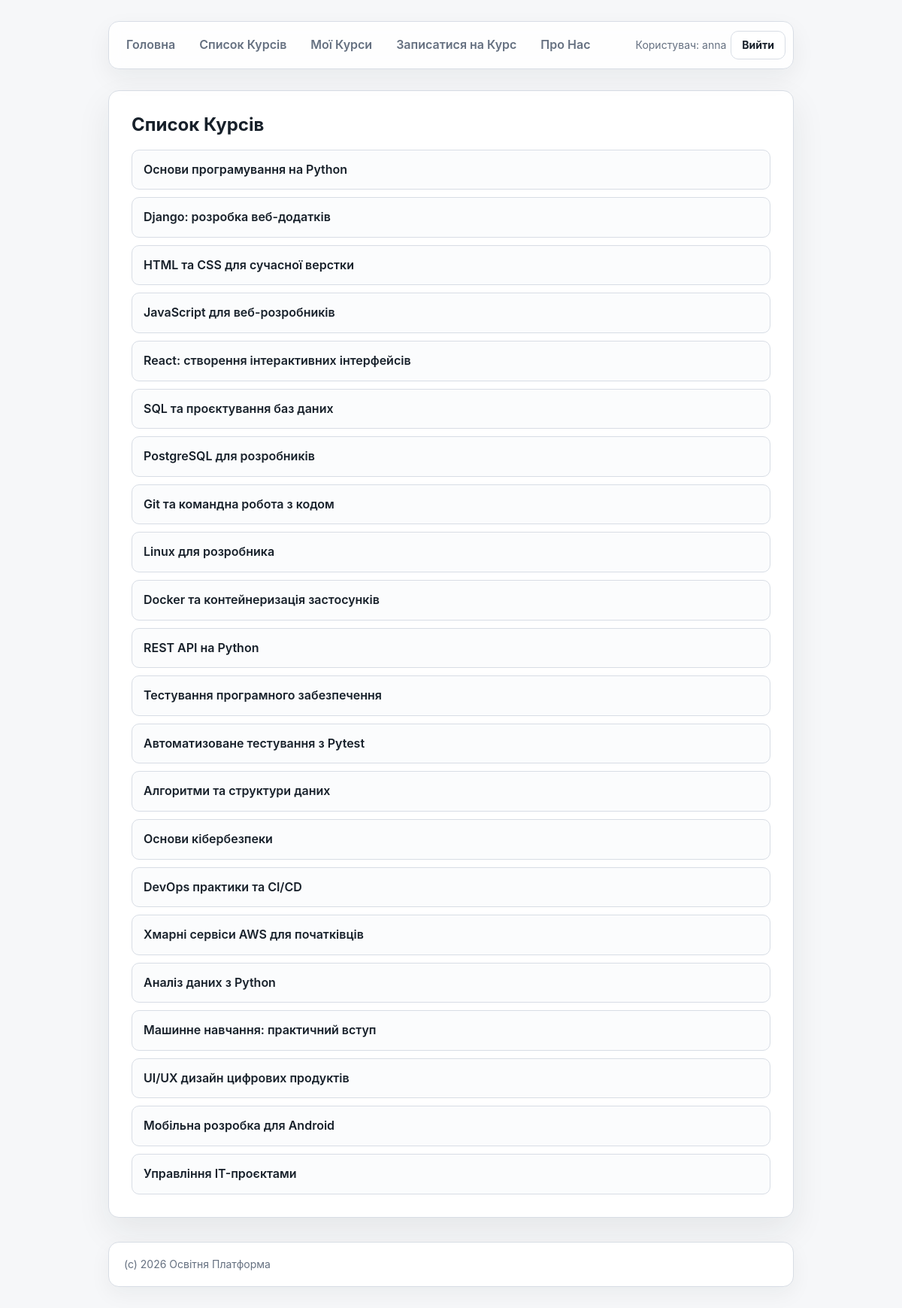
The page /courses/list/ (signed in) on the database its author committed.
### courses/models/course.py (models this page shows, shortened)
class Course(models.Model):
    LEVELS = [
        ('beginner', 'Beginner'),
        ('intermediate', 'Intermediate'),
        ('advanced', 'Advanced'),
    ]
    name = models.CharField(max_length=200)
    description = models.TextField()
    author = models.CharField(max_length=200, null=True, blank=True)
    level = models.CharField(max_length=32, choices=LEVELS, default='beginner')
    price = models.DecimalField(decimal_places=2, max_digits=6, default=5000.0)
    is_test = models.BooleanField(default=False)
    created_at = models.DateTimeField(auto_now_add=True)
    updated_at = models.DateTimeField(auto_now=True)

### courses/views.py (the view)
# urls.py: path('courses/list/', CoursesListView.as_view(), name='courses_list'),
class CoursesListView(ListView):
    template_name = 'courses/courses_list.html'
    model = Course
    context_object_name = 'courses_list'

### courses/templates/courses/courses_list.html (shortened to what this page needs)
{% extends 'courses/base.html' %}
{% block main %}
<main>
    <strong>Список Курсів</strong>
    <ul>
    {% for course in courses_list %}
        <li><a href="{% url 'course_details' course.id %}">{{ course.name }}</a></li>
    {% empty %}
        Немає курсів
    {% endfor %}
    </ul>
</main>
{% endblock %}

### courses/templates/courses/includes/navbar.html (shortened to what this page needs)
<nav>
    <div class="nav-links">
        <a href="{% url 'home' %}">Головна</a>
        <a href="{% url 'courses_list' %}">Список Курсів</a>
        {% if request.user.is_authenticated %}
            <a href="{% url 'my_courses' %}">Мої Курси</a>
            <a href="{% url 'enroll_course' %}">Записатися на Курс</a>
        {% endif %}
        <a href="{% url 'about' %}">Про Нас</a>
    </div>
    <div class="nav-auth">
        {% if request.user.is_authenticated %}
            <span>Користувач: {{ request.user.username }}</span>
            <form method="post" action="{% url 'logout' %}">
                <button type="submit">Вийти</button>
            </form>
        {% else %}
            <a class="auth-link" href="{% url 'login' %}">Увійти</a>
        {% endif %}
    </div>
</nav>

### courses/static/courses/css/style.css (style rules this page uses)
:root { --bg: #f6f7f9; --surface: #ffffff; --surface-muted: #eef1f5; --text: #17202a; --muted: #657080; --border: #d8dde5; --accent: #2563eb; --accent-dark: #1d4ed8; --shadow: 0 18px 45px rgba(23, 32, 42, 0.08); }
* { box-sizing: border-box; }
html { min-height: 100%; background: var(--bg); }
body { display: flex; min-height: 100vh; flex-direction: column; max-width: 960px; margin: 0 auto; padding: 28px 24px; background: var(--bg); color: var(--text); font-family: Inter, -apple-system, BlinkMacSystemFont, "Segoe UI", Arial, sans-serif; font-size: 16px; line-height: 1.6; }
a { color: var(--accent); text-decoration: none; transition: color 150ms ease, background-color 150ms ease, border-color 150ms ease; }
nav { display: flex; align-items: center; justify-content: space-between; gap: 14px; margin-bottom: 28px; padding: 10px; border: 1px solid var(--border); border-radius: 14px; background: rgba(255, 255, 255, 0.86); box-shadow: 0 12px 32px rgba(23, 32, 42, 0.06); backdrop-filter: blur(10px); }
.nav-links, .nav-auth { display: flex; align-items: center; gap: 6px; }
.nav-links { flex-wrap: wrap; }
.nav-auth { flex-shrink: 0; color: var(--muted); font-size: 14px; }
.nav-auth form { margin: 0; }
nav a { display: inline-flex; align-items: center; justify-content: center; min-height: 38px; padding: 8px 13px; border-radius: 10px; color: var(--muted); font-weight: 600; }
.nav-auth .auth-link, .nav-auth button { display: inline-flex; align-items: center; justify-content: center; min-height: 38px; padding: 8px 14px; border: 1px solid var(--border); border-radius: 10px; background: var(--surface); color: var(--text); font: inherit; font-weight: 700; line-height: 1; cursor: pointer; transition: background-color 150ms ease, border-color 150ms ease, color 150ms ease; }
main { margin-bottom: 32px; padding: 30px; border: 1px solid var(--border); border-radius: 14px; background: var(--surface); box-shadow: var(--shadow); }
main > strong:first-child { display: block; margin-bottom: 18px; color: var(--text); font-size: 24px; line-height: 1.25; }
main ul { display: grid; gap: 10px; margin: 0; padding: 0; list-style: none; }
main li { border: 1px solid var(--border); border-radius: 10px; background: #fbfcfd; }
main li a { display: block; padding: 13px 15px; color: var(--text); font-weight: 600; }

### rows shown on the page
Course: name "Основи програмування на Python"
Course: name "Django: розробка веб-додатків"
Course: name "HTML та CSS для сучасної верстки"
Course: name "JavaScript для веб-розробників"
Course: name "React: створення інтерактивних інтерфейсів"
Course: name "SQL та проєктування баз даних"
Course: name "PostgreSQL для розробників"
Course: name "Git та командна робота з кодом"
Course: name "Linux для розробника"
Course: name "Docker та контейнеризація застосунків"
Course: name "REST API на Python"
Course: name "Тестування програмного забезпечення"
Course: name "Автоматизоване тестування з Pytest"
Course: name "Алгоритми та структури даних"
Course: name "Основи кібербезпеки"
Course: name "DevOps практики та CI/CD"
Course: name "Хмарні сервіси AWS для початківців"
Course: name "Аналіз даних з Python"
Course: name "Машинне навчання: практичний вступ"
Course: name "UI/UX дизайн цифрових продуктів"
Course: name "Мобільна розробка для Android"
Course: name "Управління IT-проєктами"

### other values the page prints
{{ request.user.username }} "anna"
